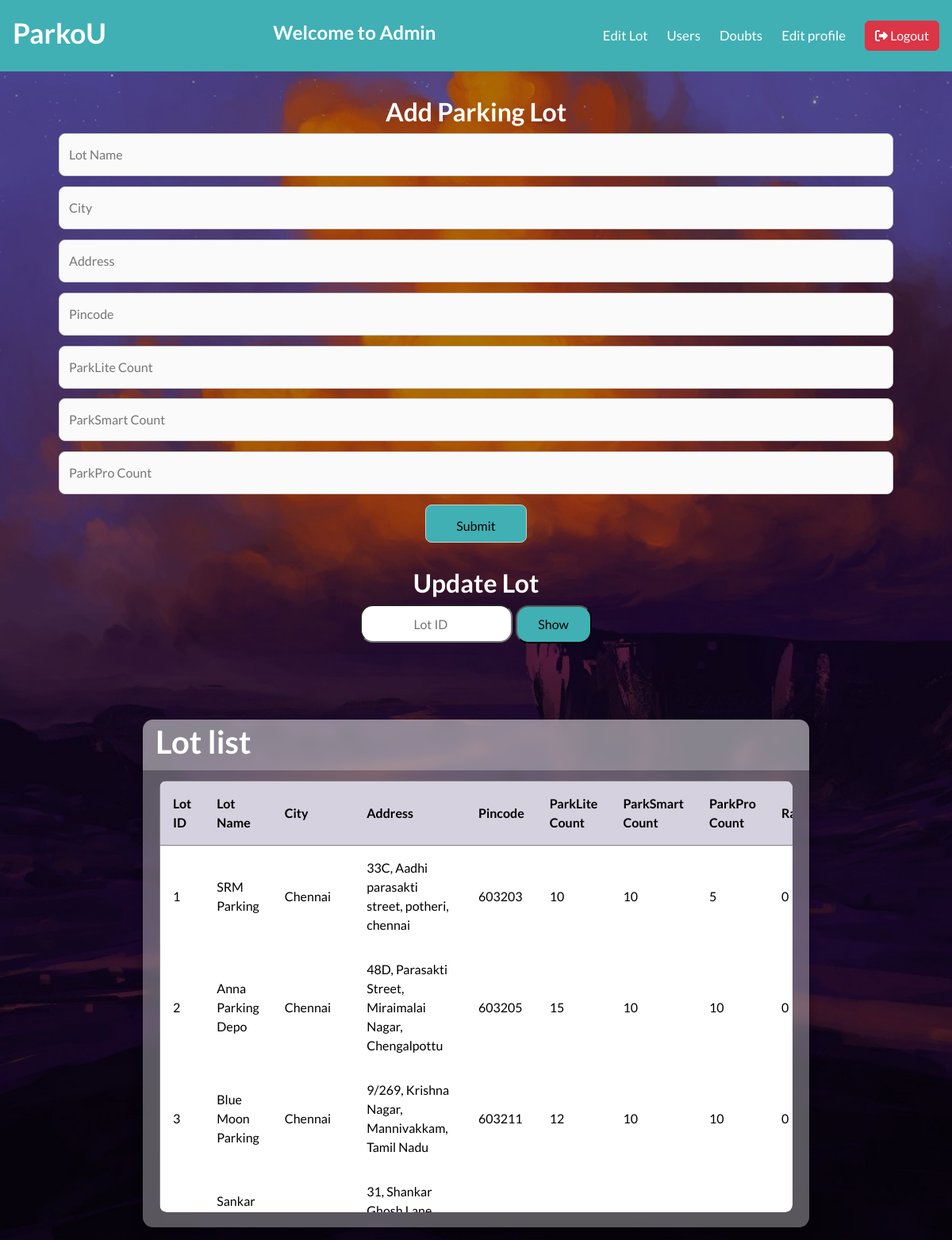
The app's page /dashboard/admin (signed in), older data.
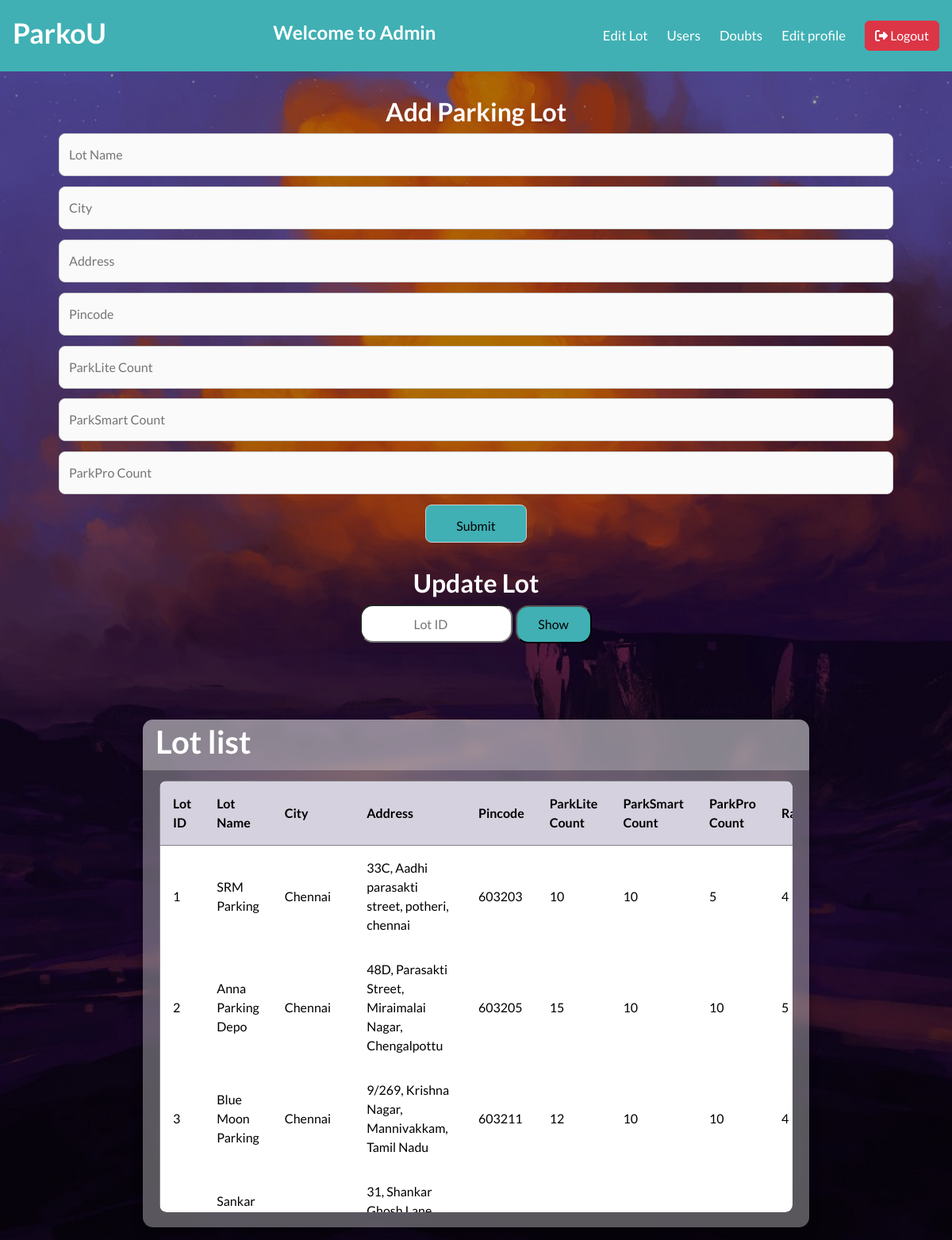
The same page, newer data.
### models/models.py (models this page shows)
class ParkingLot(db.Model):
    __tablename__ = "parkinglot"
    id = db.Column(db.Integer, primary_key = True)
    lotName = db.Column(db.String(128), nullable = False)
    locationName = db.Column(db.String(128))
    address = db.Column(db.String(512), unique = True, nullable = False)
    pincode = db.Column(db.String(128), unique = True, nullable = False)
    parkLiteCount = db.Column(db.Integer)
    parkSmartCount = db.Column(db.Integer)
    parkProCount = db.Column(db.Integer)
    ratings = db.Column(db.Integer, default = 0)
    parkingspot = db.relationship('ParkingSpot', cascade = "all, delete", passive_deletes = True, back_populates = 'parkinglot')

### controllers/routes.py (the view, shortened to what this page needs)
@app.route('/dashboard/admin', methods=['GET', 'POST'])
@admin_required
def admin_dashboard():
    if request.method == 'GET':
        if 'user_id' not in session:
            return redirect(url_for('login_page'))
        user = User.query.get(session['user_id'])
        lots = ParkingLot.query.all()
        return render_template(
            '/after_login_part/admin_side/admin_dashboard.html',
            user=user,
            lots=lots
        )

### controllers/routes.py (called while the page is built)
def admin_required(func):
    @wraps(func)
    def inner(*args,**kwargs):
        if "user_id" not in session:
            return redirect(url_for('login_page'))
        user=User.query.get(session['user_id'])
        if not user.is_admin:
            flash('You are not a authorized personel')
            return redirect(url_for('login_page'))
        return func(*args,**kwargs)
    return inner

### templates/after_login_part/admin_side/admin_dashboard.html (shortened to what the changed rows need)
{% extends "base.html" %}
{% block stylesheet %}
    <link rel="stylesheet" href="/static/css/after_login/admin_side/admin_dashboard.css">
{% endblock %}
{% block content %}
    <main>
        <div class="container">
            <div class="form-container">
                <div class="form">
                    <h2>Add Parking Lot</h2>
                </div>
                <div class="form">
                    <h2>Update Lot</h2>
                </div>
            </div>
            <div class="lot-container">
            <div class="table" id="customers_table">
                <section class="table__header">
                    <h1>Lot list</h1>
                </section>
                <section class="table__body">
                    <table border="1">
                        <thead>
                            <tr>
                                <th> Lot ID </th>
                                <th> Lot Name </th>
                                <th> City </th>
                                <th> Address </th>
                                <th> Pincode </th>
                                <th> ParkLite Count </th>
                                <th> ParkSmart Count </th>
                                <th> ParkPro Count </th>
                                <th> Ratings </th>
                            </tr>
                        </thead>
                        <tbody>
                            {% if lots %}
                            {% for lot in lots %}
                                <tr>
                                    <td> {{ lot.id }} </td>
                                    <td> {{ lot.lotName }} </td>
                                    <td> {{ lot.locationName }} </td>
                                    <td> {{ lot.address }} </td>
                                    <td> {{ lot.pincode }} </td>
                                    <td> {{ lot.parkLiteCount }} </td>
                                    <td> {{ lot.parkSmartCount }} </td>
                                    <td> {{ lot.parkProCount }} </td>
                                    <td> {{ lot.ratings }} </td>
                                </tr>
                            {% endfor %}
                            {% else %}
                                <tr>
                                    <td colspan="9" style="text-align: center;">No Lot Found</td>
                                </tr>
                            {% endif %}
                        </tbody>
                    </table>
                </section>
            </div>
            </div>
        </div>
    </main>
{% endblock %}

Row changes from the older to the newer data that the page shows:
changed ParkingLot "SRM Parking": ratings "0" → "4"
changed ParkingLot "Anna Parking Depo": ratings "0" → "5"
changed ParkingLot "Blue Moon Parking": ratings "0" → "4"
